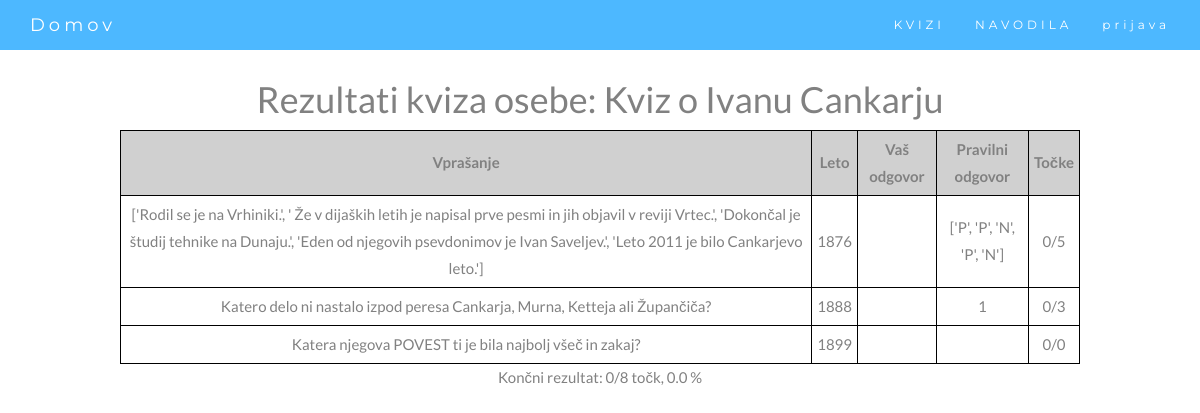
The app's page /rezulati/25/Kviz o Ivanu Cankarju/ with its own data.
### webapp/models.py (models this page shows)
class PravilnoNepravilnoModel(models.Model):
    id = models.UUIDField(primary_key=True, default=uuid.uuid4, editable=False)
    leto = models.IntegerField(default=0)
    kviz = models.ForeignKey(dbQuiz, on_delete=CASCADE, null=True)
    opis = models.CharField(max_length=1000)
    longitude = models.FloatField(default=14.50857) # koordinate za leaflet (bomo spremenili na koncu)
    latitude = models.FloatField(default=46.04906)
    vprasanje = models.CharField(max_length=1000, default="nan") # seznam vprašanj
    pravilni_odgovor = models.CharField(max_length=1000, default="nan") # seznam pravilnih odgovorov
    pozicijaOznake = models.CharField(max_length=1000, default="err")

class IzberiOdgovorModel(models.Model):
    id = models.UUIDField(primary_key=True, default=uuid.uuid4, editable=False)
    leto = models.IntegerField(default=0)
    kviz = models.ForeignKey(dbQuiz, on_delete=CASCADE, null=True)
    opis = models.CharField(max_length=1000)
    longitude = models.FloatField(default=14.50857) # koordinate za leaflet (bomo spremenili na koncu)
    latitude = models.FloatField(default=46.04906)
    vprasanje = models.CharField(max_length=100)
    odgovor1 = models.CharField(max_length=100, default="nan")
    odgovor2 = models.CharField(max_length=100, default="nan")
    odgovor3 = models.CharField(max_length=100, default="nan")
    odgovor4 = models.CharField(max_length=100, default="nan")
    odgovor5 = models.CharField(max_length=100, default="nan")
    pravilni_odgovor = models.IntegerField() # številka pravilnega odgovora
    pozicijaOznake = models.CharField(max_length=1000, default="err")

class OpisnoModel(models.Model):
    id = models.UUIDField(primary_key=True, default=uuid.uuid4, editable=False)
    leto = models.IntegerField(default=0)
    kviz = models.ForeignKey(dbQuiz, on_delete=CASCADE, null=True)
    opis = models.CharField(max_length=1000)
    longitude = models.FloatField(default=14.50857) # koordinate za leaflet (bomo spremenili na koncu)
    latitude = models.FloatField(default=46.04906)
    vprasanje = models.CharField(max_length=1000) # seznam vprašanj, odvisno od tipa
    pozicijaOznake = models.CharField(max_length=1000, default="err")

### webapp/views.py (the view, shortened to what this page needs)
# urls.py: path('rezulati/<int:kviz>/<str:username>/', views.rezultati, name='rezulati'),
def rezultati(request, kviz, username):
    vse_tocke = 0
    zasluzene_tocke = 0
    import ast
    def eval_pn(vprasanje, odgovor):
        vprasanje = getattr(vprasanje, 'pravilni_odgovor')
        odgovor = getattr(odgovor, 'odgovori')
        vprasanje = ast.literal_eval(vprasanje)
        odgovor = ast.literal_eval(odgovor)
        t = 0
        for i in range(len(vprasanje)):
            if vprasanje[i] == odgovor[i]:
                t += 1
        return(t)
    def eval_izbirno(vprasanje, odgovor):
        if str(getattr(vprasanje, 'pravilni_odgovor')) == str(getattr(odgovor, 'odgovori')):
            return(3)
        else: return(0)
    vsa_vprasanja = []
    odgovori = []
    tocke = []
    trenutni = []
    vsa_vprasanja += OpisnoModel.objects.filter(kviz__id=kviz)
    odgovori += OdgovorOpisnoModel.objects.filter(user=username, vprasanje__in=vsa_vprasanja)
    trenutni += OdgovorOpisnoModel.objects.filter(user=username, vprasanje__in=vsa_vprasanja)
    for i in odgovori:
        tocke.append('/')
    vsa_vprasanja = []
    trenutni = []
    vsa_vprasanja += PravilnoNepravilnoModel.objects.filter(kviz__id=kviz)
    odgovori += OdgovorPravilnoNepravilnoModel.objects.filter(user=username, vprasanje__in=vsa_vprasanja)
    trenutni += OdgovorPravilnoNepravilnoModel.objects.filter(user=username, vprasanje__in=vsa_vprasanja)
    for i in trenutni:
        tocke.append(str(eval_pn(i.vprasanje, i)) + '/5')
        zasluzene_tocke += eval_pn(i.vprasanje, i)
    for i in vsa_vprasanja:
        vse_tocke += 5
    vsa_vprasanja = []
    trenutni = []
    vsa_vprasanja += IzberiOdgovorModel.objects.filter(kviz__id=kviz)
    odgovori += OdgovorIzberiOdgovorModel.objects.filter(user=username, vprasanje__in=vsa_vprasanja)
    trenutni += OdgovorIzberiOdgovorModel.objects.filter(user=username, vprasanje__in=vsa_vprasanja)
    for i in trenutni:
        tocke.append(str(eval_izbirno(i.vprasanje, i)) + '/3')
        zasluzene_tocke += eval_izbirno(i.vprasanje, i)
    for i in vsa_vprasanja:
        vse_tocke += 3
    if vse_tocke > 0:
        rez = str(zasluzene_tocke) + '/' + str(vse_tocke) + ' točk, ' + str(round(100 * zasluzene_tocke/vse_tocke, 1)) + ' %'
    else:
        rez = '0/0 točk, 0.0 %'
    vsa_vprasanja = []
    vsa_vprasanja += OpisnoModel.objects.filter(kviz__id=kviz)
    vsa_vprasanja += PravilnoNepravilnoModel.objects.filter(kviz__id=kviz)
    vsa_vprasanja += IzberiOdgovorModel.objects.filter(kviz__id=kviz)
    vsa_vprasanja = sorted(vsa_vprasanja, key=lambda x: x.leto)
    a = []
    b = []
    c = []
    d = []
    e = []
    def v_leto(leto):
        if leto < 0:
            return str(- leto) + ' pr. n. št.'
        else:
            return str(leto)
    for i in vsa_vprasanja:
        x = False
        y = 0
        if not x:
            a.append(v_leto(i.leto))
            c.append(i.vprasanje)
            b.append('')
            try:
                d.append(str(i.pravilni_odgovor))
            except:
                d.append('')
                e.append('0/0')
                continue
            try:
                z = i.odgovor1
                e.append('0/3')
            except:
                e.append('0/5')
    rezul = zip(a,b,c,d,e)
    return render(request, "rezultati.html", {'rezultat': rez, 'odgovori': rezul, 'username': username})

### templates/rezultati.html (shortened to what this page needs)
{% extends "skeleton.html" %}
{% block content %}
    <h1>Rezultati kviza osebe: {{username}}</h1>
    <table style="border: 1px solid black;">
        <tr>
            <th>Vprašanje</th>
            <th>Leto</th>
            <th>Vaš odgovor</th>
            <th>Pravilni odgovor</th>
            <th>Točke</th>
        </tr>
        {% for a,b,c,d,e in odgovori %}
            <tr>
                <td>{{c}}</td>
                <td>{{a}}</td>
                <td>{{b}}</td>
                <td>{{d}}</td>
                <td>{{e}}</td>
            </tr>
        {%endfor%}
    </table>
    Končni rezultat: {{rezultat}}
{% endblock content %}

### webapp/static/webapp/style.css (style rules this page uses)
body { font: 400 15px Lato, sans-serif; line-height: 1.8; color: #818181; }
table { margin-left: auto; margin-right: auto; }

### templates/rezultati.html (style rules this page uses)
table { width: 80%; }
table, th, td, tr { border: 1px solid black; }
td, th { text-align: center; padding: 5px; }
th { background-color: rgb(208, 208, 208); }

### records on screen
PravilnoNepravilnoModel: odgovori "['Rodil se je na Vrhiniki.', ' Že v dijaških letih je napisal prve pesmi in jih objavil v reviji Vrtec.', 'Dokončal je študij tehnike na Dunaju.', 'Eden od njegovih psevdonimov je Ivan Saveljev.', 'Leto 2011 je bilo Cankarjevo leto.']", odgovori "['P', 'P', 'N', 'P', 'N']"
IzberiOdgovorModel: odgovori "Katero delo ni nastalo izpod peresa Cankarja, Murna, Ketteja ali Župančiča?"
OpisnoModel: odgovori "Katera njegova POVEST ti je bila najbolj všeč in zakaj?"

### other values on screen
{{ username }} "Kviz o Ivanu Cankarju"
{{ a }} "1876" "1888" "1899"
{{ e }} "0/5" "0/3" "0/0"
{{ d }} "1"
{{ rezultat }} "0/8 točk, 0.0 %"
